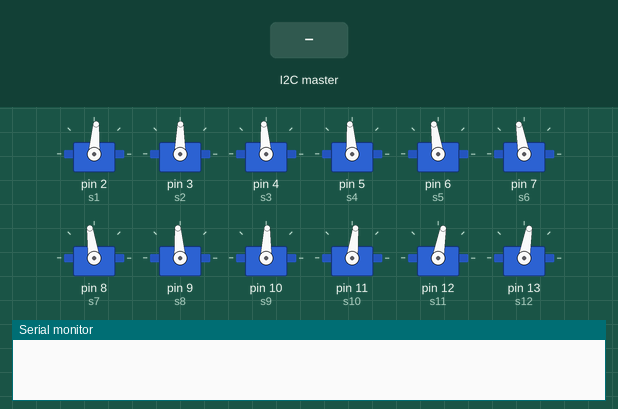
This sketch was run on a simulated Arduino Uno, built with avr-gcc and run on an emulated ATmega328P. Parts: 12 × servo, the last lines printed to the serial monitor. The test bench sets the inputs (shaded band).

Above: at 1.2 s.
1.3 s: the I2C master sends "f"
At 3.3 s:
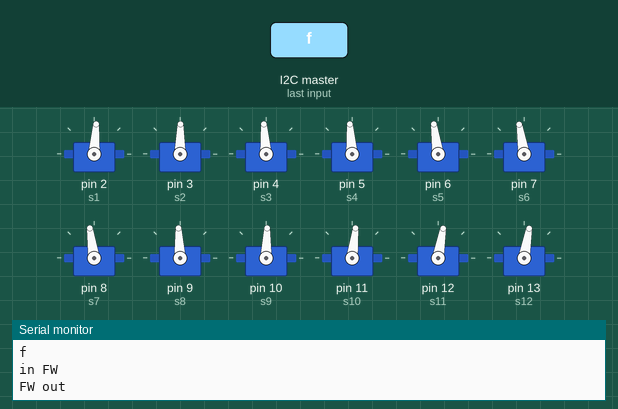
3.9 s: the I2C master sends "l"
6.8 s: the I2C master sends "b"
At 8.7 s:
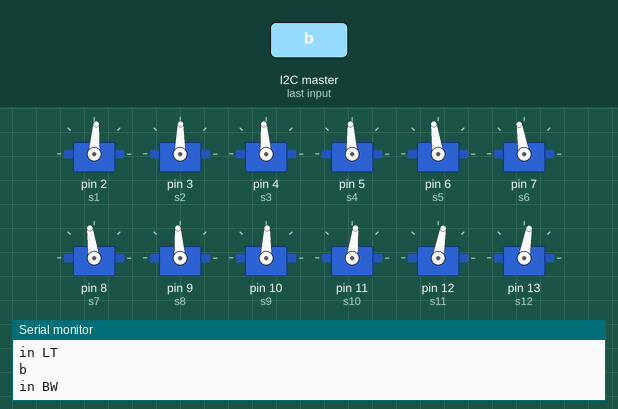
9.4 s: the I2C master sends "r"
At 12.1 s:
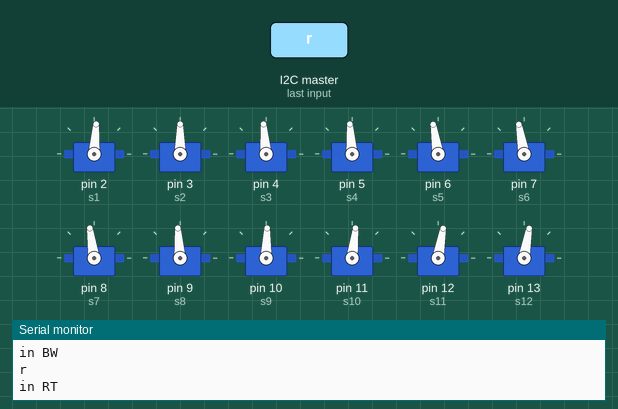
Timing chart, 0 to 13.3 s (numbered marks = the images above; inputs shaded):
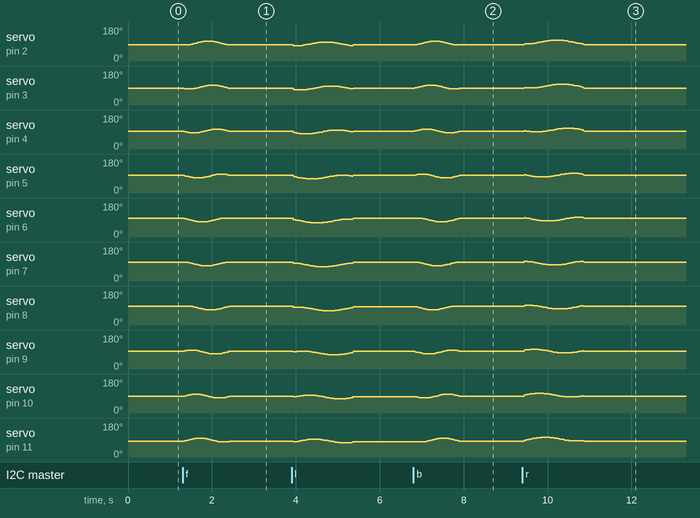

The sketch:

Serpentine_Mega.ino
```cpp
#include <Wire.h>
#include <Servo.h>

// Define servo objects for the snake segments
Servo s1;
Servo s2;
Servo s3;
Servo s4;
Servo s5;
Servo s6;
Servo s7;
Servo s8;
Servo s9;
Servo s10;
Servo s11;
Servo s12;

int counter = 0; // Loop counter variable
float lag = .5712; // Phase lag between segments
int frequency = 1; // Oscillation frequency of segments.
int amplitude = 10; // Amplitude of the serpentine motion of the snake
int rightOffset = 5; // Right turn offset
int leftOffset = -5; // Left turn offset
int offset = 6; // Variable to correct servos that are not exactly centered
int delayTime = 3; // Delay between limb movements
int startPause = 5000;  // Delay time to position robot
int test = -3; // Test varialble takes values from -6 to +5


void fw(){
  // Forward motion
  Serial.println("in FW");
    for(counter = 0; counter < 360; counter += 1)  {
      delay(delayTime);
      s1.write(90+offset+amplitude*cos(frequency*counter*3.14159/180+5*lag));
      s2.write(90+offset+amplitude*cos(frequency*counter*3.14159/180+4*lag));
      s3.write(90+offset+amplitude*cos(frequency*counter*3.14159/180+3*lag));
      s4.write(90+amplitude*cos(frequency*counter*3.14159/180+2*lag));
      s5.write(90+amplitude*cos(frequency*counter*3.14159/180+1*lag));
      s6.write(90+amplitude*cos(frequency*counter*3.14159/180+0*lag));
      s7.write(90+amplitude*cos(frequency*counter*3.14159/180-1*lag));
      s8.write(90+amplitude*cos(frequency*counter*3.14159/180-2*lag));
      s9.write(90+amplitude*cos(frequency*counter*3.14159/180-3*lag));
      s10.write(90+amplitude*cos(frequency*counter*3.14159/180-4*lag));
      s11.write(90+amplitude*cos(frequency*counter*3.14159/180-5*lag));
      s12.write(90+amplitude*cos(frequency*counter*3.14159/180-6*lag));
    }
    Serial.println("FW out");
  }

void bw(){

// Reverse motion
Serial.println("in BW");
    for(counter = 360; counter > 0; counter -= 1)  {
      delay(delayTime);
      s1.write(90+offset+amplitude*cos(frequency*counter*3.14159/180+5*lag));
      s2.write(90+offset+amplitude*cos(frequency*counter*3.14159/180+4*lag));
      s3.write(90+offset+amplitude*cos(frequency*counter*3.14159/180+3*lag));
      s4.write(90+amplitude*cos(frequency*counter*3.14159/180+2*lag));
      s5.write(90+amplitude*cos(frequency*counter*3.14159/180+1*lag));
      s6.write(90+amplitude*cos(frequency*counter*3.14159/180+0*lag));
      s7.write(90+amplitude*cos(frequency*counter*3.14159/180-1*lag));
      s8.write(90+amplitude*cos(frequency*counter*3.14159/180-2*lag));
      s9.write(90+amplitude*cos(frequency*counter*3.14159/180-3*lag));
      s10.write(90+amplitude*cos(frequency*counter*3.14159/180-4*lag));
      s11.write(90+amplitude*cos(frequency*counter*3.14159/180-5*lag));
      s12.write(90+amplitude*cos(frequency*counter*3.14159/180-6*lag));
    }
}

void lt(){
  // Left turn
Serial.println("in LT");
// Ramp up turn offset
    for(counter = 0; counter < 10; counter += 1)  {
      delay(delayTime);
      s1.write(90+offset+.1*counter*leftOffset+amplitude*cos(frequency*counter*3.14159/180+5*lag));
      s2.write(90+offset+.1*counter*leftOffset+amplitude*cos(frequency*counter*3.14159/180+4*lag));
      s3.write(90+offset+.1*counter*leftOffset+amplitude*cos(frequency*counter*3.14159/180+3*lag));
      s4.write(90+.1*counter*leftOffset+amplitude*cos(frequency*counter*3.14159/180+2*lag));
      s5.write(90+.1*counter*leftOffset+amplitude*cos(frequency*counter*3.14159/180+1*lag));
      s6.write(90+.1*counter*leftOffset+amplitude*cos(frequency*counter*3.14159/180+0*lag));
      s7.write(90+.1*counter*leftOffset+amplitude*cos(frequency*counter*3.14159/180-1*lag));
      s8.write(90+.1*counter*leftOffset+amplitude*cos(frequency*counter*3.14159/180-2*lag));
      s9.write(90+.1*counter*leftOffset+amplitude*cos(frequency*counter*3.14159/180-3*lag));
      s10.write(90+.1*counter*leftOffset+amplitude*cos(frequency*counter*3.14159/180-4*lag));
      s11.write(90+.1*counter*leftOffset+amplitude*cos(frequency*counter*3.14159/180-5*lag));
      s12.write(90+.1*counter*leftOffset+amplitude*cos(frequency*counter*3.14159/180-6*lag));
    }
// Continue left turn
    for(counter = 11; counter < 350; counter += 1)  {
      delay(delayTime);
      s1.write(90+offset+leftOffset+amplitude*cos(frequency*counter*3.14159/180+5*lag));
      s2.write(90+offset+leftOffset+amplitude*cos(frequency*counter*3.14159/180+4*lag));
      s3.write(90+offset+leftOffset+amplitude*cos(frequency*counter*3.14159/180+3*lag));
      s4.write(90+leftOffset+amplitude*cos(frequency*counter*3.14159/180+2*lag));
      s5.write(90+leftOffset+amplitude*cos(frequency*counter*3.14159/180+1*lag));
      s6.write(90+leftOffset+amplitude*cos(frequency*counter*3.14159/180+0*lag));
      s7.write(90+leftOffset+amplitude*cos(frequency*counter*3.14159/180-1*lag));
      s8.write(90+leftOffset+amplitude*cos(frequency*counter*3.14159/180-2*lag));
      s9.write(90+leftOffset+amplitude*cos(frequency*counter*3.14159/180-3*lag));
      s10.write(90+leftOffset+amplitude*cos(frequency*counter*3.14159/180-4*lag));
      s11.write(90+leftOffset+amplitude*cos(frequency*counter*3.14159/180-5*lag));
      s12.write(90+leftOffset+amplitude*cos(frequency*counter*3.14159/180-6*lag));
    }
// Ramp down turn offset
    for(counter = 350; counter < 360; counter += 1)  {
      delay(delayTime);
      s1.write(90+offset+.1*(360-counter)*leftOffset+amplitude*cos(frequency*counter*3.14159/180+5*lag));
      s2.write(90+offset+.1*(360-counter)*leftOffset+amplitude*cos(frequency*counter*3.14159/180+4*lag));
      s3.write(90+offset+.1*(360-counter)*leftOffset+amplitude*cos(frequency*counter*3.14159/180+3*lag));
      s4.write(90+.1*(360-counter)*leftOffset+amplitude*cos(frequency*counter*3.14159/180+2*lag));
      s5.write(90+.1*(360-counter)*leftOffset+amplitude*cos(frequency*counter*3.14159/180+1*lag));
      s6.write(90+.1*(360-counter)*leftOffset+amplitude*cos(frequency*counter*3.14159/180+0*lag));
      s7.write(90+.1*(360-counter)*leftOffset+amplitude*cos(frequency*counter*3.14159/180-1*lag));
      s8.write(90+.1*(360-counter)*leftOffset+amplitude*cos(frequency*counter*3.14159/180-2*lag));
      s9.write(90+.1*(360-counter)*leftOffset+amplitude*cos(frequency*counter*3.14159/180-3*lag));
      s10.write(90+.1*(360-counter)*leftOffset+amplitude*cos(frequency*counter*3.14159/180-4*lag));
      s11.write(90+.1*(360-counter)*leftOffset+amplitude*cos(frequency*counter*3.14159/180-5*lag));
      s12.write(90+.1*(360-counter)*leftOffset+amplitude*cos(frequency*counter*3.14159/180-6*lag));
    }
}

void rt(){
  // Right turn
Serial.println("in RT");
// Ramp up turn offset
    for(counter = 0; counter < 10; counter += 1)  {
      delay(delayTime);
      s1.write(90+offset+.1*counter*rightOffset+amplitude*cos(frequency*counter*3.14159/180+5*lag));
      s2.write(90+offset+.1*counter*rightOffset+amplitude*cos(frequency*counter*3.14159/180+4*lag));
      s3.write(90+offset+.1*counter*rightOffset+amplitude*cos(frequency*counter*3.14159/180+3*lag));
      s4.write(90+.1*counter*rightOffset+amplitude*cos(frequency*counter*3.14159/180+2*lag));
      s5.write(90+.1*counter*rightOffset+amplitude*cos(frequency*counter*3.14159/180+1*lag));
      s6.write(90+.1*counter*rightOffset+amplitude*cos(frequency*counter*3.14159/180+0*lag));
      s7.write(90+.1*counter*rightOffset+amplitude*cos(frequency*counter*3.14159/180-1*lag));
      s8.write(90+.1*counter*rightOffset+amplitude*cos(frequency*counter*3.14159/180-2*lag));
      s9.write(90+.1*counter*rightOffset+amplitude*cos(frequency*counter*3.14159/180-3*lag));
      s10.write(90+.1*counter*rightOffset+amplitude*cos(frequency*counter*3.14159/180-4*lag));
      s11.write(90+.1*counter*rightOffset+amplitude*cos(frequency*counter*3.14159/180-5*lag));
      s12.write(90+.1*counter*rightOffset+amplitude*cos(frequency*counter*3.14159/180-6*lag));
    }
// Continue right turn
    for(counter = 11; counter < 350; counter += 1)  {
      delay(delayTime);
      s1.write(90+offset+rightOffset+amplitude*cos(frequency*counter*3.14159/180+5*lag));
      s2.write(90+offset+rightOffset+amplitude*cos(frequency*counter*3.14159/180+4*lag));
      s3.write(90+offset+rightOffset+amplitude*cos(frequency*counter*3.14159/180+3*lag));
      s4.write(90+rightOffset+amplitude*cos(frequency*counter*3.14159/180+2*lag));
      s5.write(90+rightOffset+amplitude*cos(frequency*counter*3.14159/180+1*lag));
      s6.write(90+rightOffset+amplitude*cos(frequency*counter*3.14159/180+0*lag));
      s7.write(90+rightOffset+amplitude*cos(frequency*counter*3.14159/180-1*lag));
      s8.write(90+rightOffset+amplitude*cos(frequency*counter*3.14159/180-2*lag));
      s9.write(90+rightOffset+amplitude*cos(frequency*counter*3.14159/180-3*lag));
      s10.write(90+rightOffset+amplitude*cos(frequency*counter*3.14159/180-4*lag));
      s11.write(90+rightOffset+amplitude*cos(frequency*counter*3.14159/180-5*lag));
      s12.write(90+rightOffset+amplitude*cos(frequency*counter*3.14159/180-6*lag));
    }
// Ramp down turn offset
    for(counter = 350; counter < 360; counter += 1)  {
      delay(delayTime);
      s1.write(90+offset+.1*(360-counter)*rightOffset+amplitude*cos(frequency*counter*3.14159/180+5*lag));
      s2.write(90+offset+.1*(360-counter)*rightOffset+amplitude*cos(frequency*counter*3.14159/180+4*lag));
      s3.write(90+offset+.1*(360-counter)*rightOffset+amplitude*cos(frequency*counter*3.14159/180+3*lag));
      s4.write(90+.1*(360-counter)*rightOffset+amplitude*cos(frequency*counter*3.14159/180+2*lag));
      s5.write(90+.1*(360-counter)*rightOffset+amplitude*cos(frequency*counter*3.14159/180+1*lag));
      s6.write(90+.1*(360-counter)*rightOffset+amplitude*cos(frequency*counter*3.14159/180+0*lag));
      s7.write(90+.1*(360-counter)*rightOffset+amplitude*cos(frequency*counter*3.14159/180-1*lag));
      s8.write(90+.1*(360-counter)*rightOffset+amplitude*cos(frequency*counter*3.14159/180-2*lag));
      s9.write(90+.1*(360-counter)*rightOffset+amplitude*cos(frequency*counter*3.14159/180-3*lag));
      s10.write(90+.1*(360-counter)*rightOffset+amplitude*cos(frequency*counter*3.14159/180-4*lag));
      s11.write(90+.1*(360-counter)*rightOffset+amplitude*cos(frequency*counter*3.14159/180-5*lag));
      s12.write(90+.1*(360-counter)*rightOffset+amplitude*cos(frequency*counter*3.14159/180-6*lag));
    }
}

void st(){
  // Put snake in starting position
  Serial.println("in ST");
   s1.write(90+offset+amplitude*cos(5*lag));
   s2.write(90+offset+amplitude*cos(4*lag));
   s3.write(90+offset+amplitude*cos(3*lag));
   s4.write(90+amplitude*cos(2*lag));
   s5.write(90+amplitude*cos(1*lag));
   s6.write(90+amplitude*cos(0*lag));
   s7.write(90+amplitude*cos(-1*lag));
   s8.write(90+amplitude*cos(-2*lag));
   s9.write(90+amplitude*cos(-3*lag));
   s10.write(90+amplitude*cos(-4*lag));
   s11.write(90+amplitude*cos(-5*lag));
   s12.write(90+amplitude*cos(-6*lag));
   delay(100);
}


void setup()
{
  Wire.begin(4);        // join i2c bus (address optional for master)
  Wire.onReceive(receiveEvent); // register event
  Serial.begin(9600);  // start serial for output

// Attach segments to pins
   s1.attach(2);
   s2.attach(3);
   s3.attach(4);
   s4.attach(5);
   s5.attach(6);
   s6.attach(7);
   s7.attach(8);
   s8.attach(9);
   s9.attach(10);
   s10.attach(11);
   s11.attach(12);
   s12.attach(13);

// Put snake in starting position
   s1.write(90+offset+amplitude*cos(5*lag));
   s2.write(90+offset+amplitude*cos(4*lag));
   s3.write(90+offset+amplitude*cos(3*lag));
   s4.write(90+amplitude*cos(2*lag));
   s5.write(90+amplitude*cos(1*lag));
   s6.write(90+amplitude*cos(0*lag));
   s7.write(90+amplitude*cos(-1*lag));
   s8.write(90+amplitude*cos(-2*lag));
   s9.write(90+amplitude*cos(-3*lag));
   s10.write(90+amplitude*cos(-4*lag));
   s11.write(90+amplitude*cos(-5*lag));
   s12.write(90+amplitude*cos(-6*lag));


  //delay(startPause);  // Pause to position robot
}


void loop()
{

}

void receiveEvent(int howMany)
{
  String req;
 while (0 <Wire.available()) {
    char c = Wire.read();
    req+=c;
  }
  Serial.println(req);
  if(req == "f")fw();
  if(req == "b")bw();
  if(req == "l")lt();
  if(req == "r")rt();
  if(req == "s")st();
}
```

Measured:
- after the input at 1.3 s, servo on pin 2 (s1): rises from 86° to 105° in 0.40 s, then falls to 86° in 0.55 s; servo on pin 12 (s11): rises from 80° to 99° in 0.39 s, then falls to 80° in 0.55 s; servo on pin 13 (s12): rises from 80° to 99° in 0.40 s, then falls to 80° in 0.55 s
- after the input at 6.8 s, servo on pin 2 (s1): rises from 85° to 105° in 0.40 s, then falls to 86° in 0.55 s; servo on pin 12 (s11): rises from 79° to 99° in 0.51 s, then falls to 80° in 0.55 s; servo on pin 13 (s12): rises from 79° to 99° in 0.40 s, then falls to 80° in 0.55 s
- after the input at 9.4 s, servo on pin 2 (s1): rises from 86° to 110° in 0.66 s, then falls to 86° in 0.77 s; servo on pin 12 (s11): rises from 80° to 104° in 0.54 s, then falls to 80° in 0.89 s; servo on pin 13 (s12): rises from 80° to 104° in 0.70 s, then falls to 80° in 0.73 s
